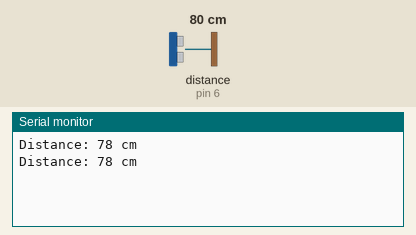
This sketch was run on a simulated Arduino Uno, built with avr-gcc and run on an emulated ATmega328P. Shown: the last lines printed to the serial monitor. Wiring (inferred from the names in the program): ultrasonic range finder: trigger pin 5; echo pin 6. Inputs (shaded band) come from the test bench; at power-on: distance to the obstacle (sensor on pin 6) 80 cm. The echo pulse lasts 58.3 µs per cm.

Above: at 1.8 s.
1.9 s: distance to the obstacle (sensor on pin 6) set to 23 cm
At 2.8 s:
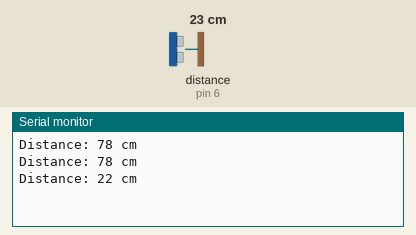
3.4 s: distance to the obstacle (sensor on pin 6) set to 18 cm
At 4.8 s:
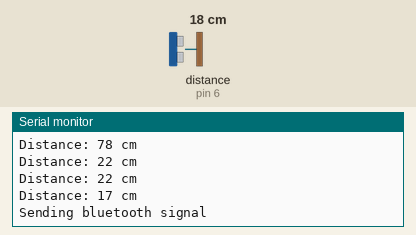
Timing chart, 0 to 6.4 s (numbered marks = the images above; inputs shaded):
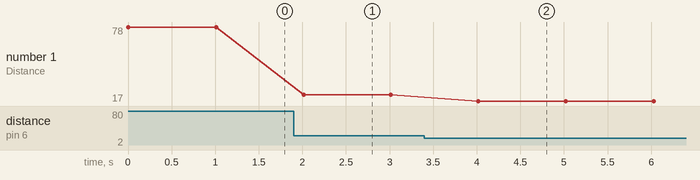

The sketch:

sensing.ino
```cpp
#include <SoftwareSerial.h>
//
#define echoPin 6 // attach pin D6 Arduino to pin Echo of HC-SR04
#define trigPin 5 //attach pin D6 Arduino to pin Trig of HC-SR04
//
int RX_pin=11; //define pin 11 as RX
int TX_pin=12; //define pin 12 as TX

SoftwareSerial BTserial(RX_pin,TX_pin);
String BT_data;
String Arduino_data;

long duration; // variable for the duration of sound wave travel
int distance; // variable for the distance measurement
int Power = 4; //  the pin in charge of powering the ultrasound


void setup(){
  Serial.begin(9600);// Serial Communication is starting with 9600 of baudrate speed
  BTserial.begin(9600);// Bluetooth Serial Communication is starting with 9600 of baudrate speed

  pinMode(trigPin, OUTPUT); // Sets the trigPin as an OUTPUT
  pinMode(echoPin, INPUT); // Sets the echoPin as an INPUT
  pinMode(Power, OUTPUT);
  digitalWrite(Power, HIGH);
}

void loop(){
 // Clears the trigPin condition
  digitalWrite(trigPin, LOW);
  delayMicroseconds(2);
  // Sets the trigPin HIGH (ACTIVE) for 10 microseconds
  digitalWrite(trigPin, HIGH);
  delayMicroseconds(10);
  digitalWrite(trigPin, LOW);
  // Reads the echoPin, returns the sound wave travel time in microseconds
  duration = pulseIn(echoPin, HIGH);
  // Calculating the distance
  distance = duration * 0.034 / 2; // Speed of sound wave divided by 2 (go and back)
  // Displays the distance on the Serial Monitor
  Serial.print("Distance: ");
  Serial.print(distance);
  Serial.println(" cm");

  if ( distance< 20){ //If Distance is less than 20 cm
        BTserial.println("1"); // write a 1 on the receiver's end (in our case in the Raspberry Pi)
        Serial.println("Sending bluetooth signal"); // write in the serial port a 1
  }
  delay(1000);
  }
```

Measured:
- the behaviour switches between 21 and 20 cm on distance to the obstacle (sensor on pin 6) (found by bisection; images 1 and 2)
- after the input at 1.9 s, the serial monitor: prints a new line after 0.11 s (image 1)
- after the input at 3.4 s, the serial monitor: prints a new line after 0.62 s (image 2)
- plotted number 1: 78 → 22 after the input at 1.9 s, 22 → 17 after the input at 3.4 s
